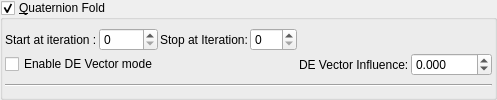
    <widget class="MyGroupBox" name="groupCheck_transf_function_enabled_false">
     <property name="title">
      <string>&amp;Quaternion Fold</string>
     </property>
     <property name="checkable">
      <bool>true</bool>
     </property>
     <layout class="QVBoxLayout" name="verticalLayout_10" stretch="0,0">
      <property name="spacing">
       <number>2</number>
      </property>
      <property name="leftMargin">
       <number>2</number>
      </property>
      <property name="topMargin">
       <number>2</number>
      </property>
      <property name="rightMargin">
       <number>2</number>
      </property>
      <property name="bottomMargin">
       <number>2</number>
      </property>
      <item>
       <layout class="QGridLayout" name="gridLayout_2">
        <property name="spacing">
         <number>2</number>
        </property>
        <item row="0" column="2">
         <widget class="QLabel" name="label_53">
          <property name="text">
           <string>Stop at Iteration:</string>
          </property>
         </widget>
        </item>
        <item row="0" column="0">
         <widget class="QLabel" name="label_52">
          <property name="text">
           <string>Start at iteration :</string>
          </property>
         </widget>
        </item>
        <item row="0" column="4">
         <spacer name="horizontalSpacer">
          <property name="orientation">
           <enum>Qt::Horizontal</enum>
          </property>
          <property name="sizeHint" stdset="0">
           <size>
            <width>40</width>
            <height>20</height>
           </size>
          </property>
         </spacer>
        </item>
        <item row="0" column="1">
         <widget class="MySpinBox" name="spinboxInt_transf_start_iterations_A">
          <property name="sizePolicy">
           <sizepolicy hsizetype="Minimum" vsizetype="Maximum">
            <horstretch>0</horstretch>
            <verstretch>0</verstretch>
           </sizepolicy>
          </property>
          <property name="minimum">
           <number>0</number>
          </property>
          <property name="maximum">
           <number>250</number>
          </property>
          <property name="value">
           <number>0</number>
          </property>
         </widget>
        </item>
        <item row="0" column="3">
         <widget class="MySpinBox" name="spinboxInt_transf_stop_iterations_A">
          <property name="sizePolicy">
           <sizepolicy hsizetype="Minimum" vsizetype="Maximum">
            <horstretch>0</horstretch>
            <verstretch>0</verstretch>
           </sizepolicy>
          </property>
          <property name="maximum">
           <number>250</number>
          </property>
         </widget>
        </item>
        <item row="1" column="5">
         <widget class="MyDoubleSpinBox" name="spinbox_transf_scaleA_1">
          <property name="sizePolicy">
           <sizepolicy hsizetype="Minimum" vsizetype="Maximum">
            <horstretch>0</horstretch>
            <verstretch>0</verstretch>
           </sizepolicy>
          </property>
          <property name="prefix">
           <string/>
          </property>
          <property name="suffix">
           <string/>
          </property>
          <property name="decimals">
           <number>3</number>
          </property>
          <property name="minimum">
           <double>-2000.000000000000000</double>
          </property>
          <property name="maximum">
           <double>2000.000000000000000</double>
          </property>
          <property name="singleStep">
           <double>0.100000000000000</double>
          </property>
         </widget>
        </item>
        <item row="1" column="0" colspan="2">
         <widget class="QCheckBox" name="checkBox_transf_function_enabledAx_false">
          <property name="text">
           <string>Enable DE Vector mode</string>
          </property>
         </widget>
        </item>
        <item row="1" column="4">
         <widget class="QLabel" name="label_2">
          <property name="text">
           <string>DE Vector Influence:</string>
          </property>
         </widget>
        </item>
       </layout>
      </item>
      <item>
       <widget class="Line" name="line_23">
        <property name="orientation">
         <enum>Qt::Horizontal</enum>
        </property>
       </widget>
      </item>
     </layout>
    </widget>
